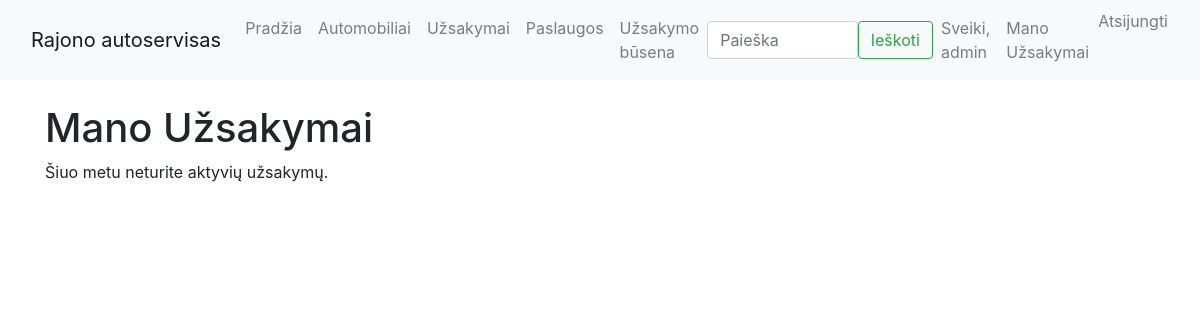
/autoservice/my-orders/ (signed in), run on an earlier commit of the app's database.
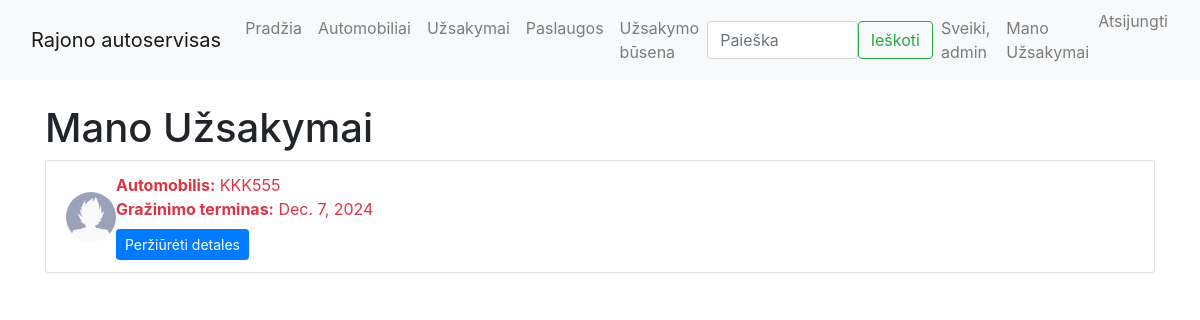
And on a later commit of the database.
### autoservice/models.py (models this page shows, shortened)
class Uzsakymas(models.Model):
    STATUSO_BUSENA = [
        ('nepradetas', 'Nepradėtas'),
        ('vykdomas', 'Vykdomas'),
        ('uzbaigtas', 'Užbaigtas'),
        ('atsauktas', 'Atšauktas')
    ]
    id = models.UUIDField(primary_key=True, default=uuid.uuid4)
    data = models.DateField('Data', auto_now_add=True)
    automobilis = models.ForeignKey(Automobilis, on_delete=models.CASCADE)
    statusas = models.CharField(max_length=20, choices=STATUSO_BUSENA, default='nepradetas')
    vartotojas = models.ForeignKey(User, on_delete=models.SET_NULL, null=True, blank=True)
    grazinimo_terminas = models.DateField('Gražinimo terminas', null=True, blank=True)
    @property
    def is_overdue(self):
        if self.grazinimo_terminas and date.today() > self.grazinimo_terminas:
            return True
        return False
    class Meta:
        verbose_name = "Užsakymas"
        verbose_name_plural = "Užsakymai"

class Profilis(models.Model):
    user = models.OneToOneField(User, on_delete=models.CASCADE)
    nuotrauka = models.ImageField(default="profile_pics/default.png", upload_to="profile_pics")
    class Meta:
        verbose_name = "Profilis"
        verbose_name_plural = "Profiliai"

class Automobilis(models.Model):
    id = models.AutoField(primary_key=True)
    valstybinis_nr = models.CharField('Valstybinis numeris', max_length=8)
    automobilio_modelis = models.ForeignKey(AutomobilioModelis, on_delete=models.CASCADE)
    vin_kodas = models.CharField('VIN kodas', max_length=17)
    klientas = models.CharField('Klientas', max_length=255)
    nuotrauka = models.ImageField('Nuotrauka', upload_to='automobiliai/', null=True, blank=True)
    aprasymas = HTMLField('Aprašymas', null=True, blank=True)
    class Meta:
        verbose_name = "Automobilis"
        verbose_name_plural = "Automobiliai"

### autoservice/views.py (the view)
# urls.py: path('my-orders/', views.UserUzsakymaiView.as_view(), name='my-orders'),
class UserUzsakymaiView(LoginRequiredMixin, ListView):
    model = Uzsakymas
    template_name = 'user_uzsakymai.html'
    context_object_name = 'uzsakymai'
    def get_queryset(self):
        return Uzsakymas.objects.filter(vartotojas=self.request.user).order_by('grazinimo_terminas')

### autoservice/templates/user_uzsakymai.html
{% extends "base.html" %}
{% block content %}
    <h1>Mano Užsakymai</h1>
    {% if uzsakymai %}
        <ul class="list-group">
            {% for uzsakymas in uzsakymai %}
                <li class="list-group-item {% if uzsakymas.is_overdue %}text-danger{% endif %}">
                    <div class="d-flex align-items-center">
                        <img class="rounded-circle me-3" src="{{ user.profilis.nuotrauka.url }}" alt="Vartotojo nuotrauka" style="width: 50px; height: 50px; object-fit: cover;">
                        <div>
                            <strong>Automobilis:</strong> {{ uzsakymas.automobilis.valstybinis_nr }}<br>
                            <strong>Gražinimo terminas:</strong> {{ uzsakymas.grazinimo_terminas }}<br>
                            <a href="{% url 'uzsakymas_detail' uzsakymas.id %}" class="btn btn-sm btn-primary mt-2">Peržiūrėti detales</a>
                        </div>
                    </div>
                </li>
            {% endfor %}
        </ul>
    {% else %}
        <p>Šiuo metu neturite aktyvių užsakymų.</p>
    {% endif %}
{% endblock %}

What changed in the data, as far as the page shows it:
now on this page (row edited): Uzsakymas: profilis.nuotrauka (placeholder picture), automobilis.valstybinis_nr "KKK555", grazinimo_terminas "Dec. 7, 2024"
Also different on the page:
text no longer shown: "Šiuo metu neturite aktyvių užsakymų."
